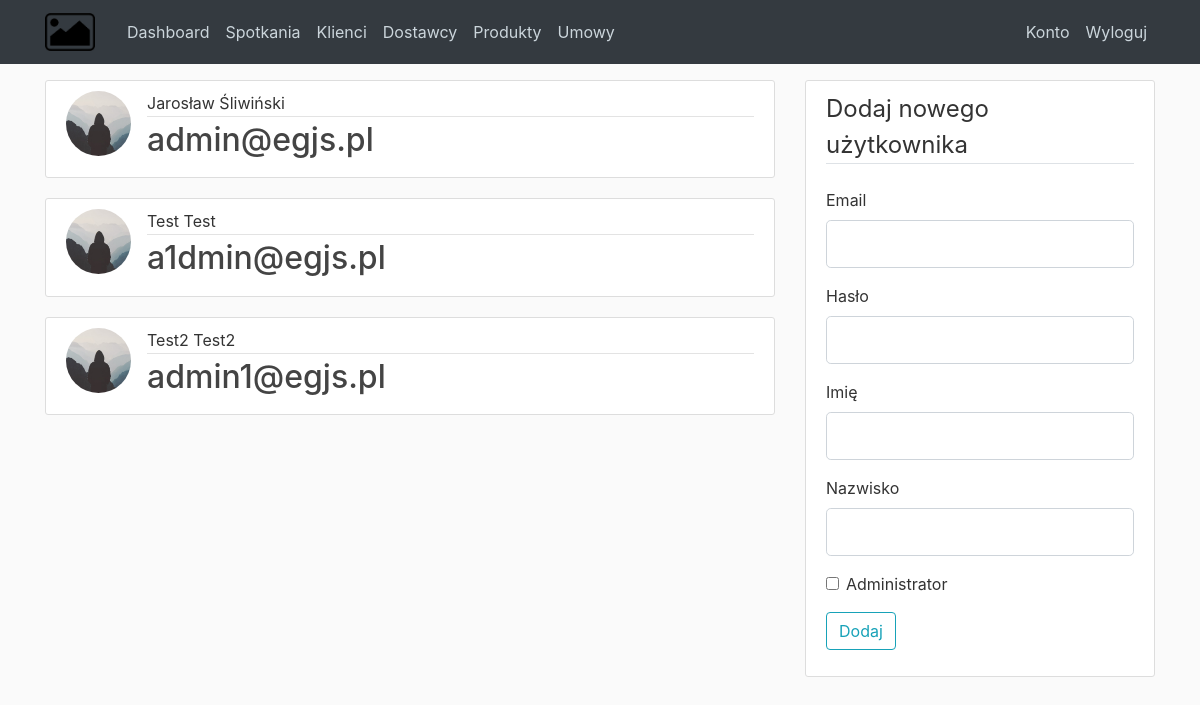
/users, run on an earlier commit of the app's database.
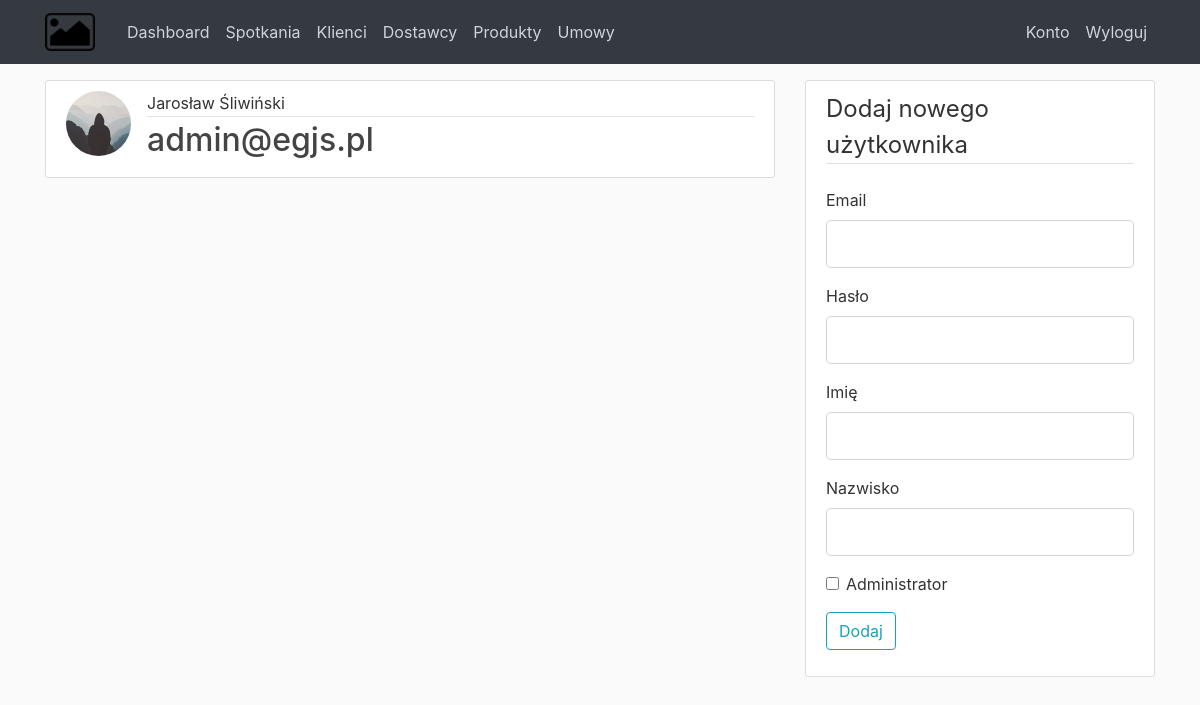
And on a later commit of the database.
### CRM/models.py (models this page shows, shortened)
class User(db.Model, UserMixin):
    id = db.Column(db.Integer, primary_key=True)
    email = db.Column(db.String(120), unique=True, nullable=False)
    image_file = db.Column(db.String(20), nullable=False, default='default.jpg')
    name = db.Column(db.String(25), nullable=False)
    last_name = db.Column(db.String(45), nullable=False)
    password = db.Column(db.String(60), nullable=False)
    admin = db.Column(db.Boolean, default=False, nullable=False)
    meetings = db.relationship('Meeting', backref='who', lazy=True, cascade="all, delete-orphan")
    contracts = db.relationship('Contract', backref='user', lazy=True, cascade="all, delete-orphan")
    def full_name(self):
        return f"{self.name} {self.last_name}"

### CRM/routes.py (the view, shortened to what this page needs)
@app.route("/users", methods=['GET', 'POST'])
def users():
    form = RegistrationForm()
    users = User.query.all()
    return render_template('users.html', title='Użytkownicy', form=form, users=users)

### CRM/forms.py (shortened to what this page needs)
class RegistrationForm(FlaskForm):
    email = StringField('Email', validators=[InputRequired("Podaj adres email"), Email("Podaj poprawny adres email")])
    password = PasswordField('Hasło', validators=[InputRequired("Podaj hasło")])
    name = StringField('Imię', validators=[InputRequired("Podaj imię")])
    last_name = StringField('Nazwisko', validators=[InputRequired("Podaj nazwisko")])
    admin = BooleanField('Administrator')
    submit = SubmitField('Dodaj')

### CRM/templates/users.html
{% extends "base.html" %}
{% block content %}
{% for user in users %}
<article class="media content-section">
    <img class="rounded-circle article-img"
    src="{{ url_for('static', filename='profile_pics/' + user.image_file) }}">
  <div class="media-body">
    <div class="article-metadata">
      <a class="mr-2">{{ user.full_name() }}</a><br>
    </div>
    <h2><a class="article-title" href="{{ url_for('user', user_id=user.id) }}">{{ user.email }}</a></h2>
  </div>
</article>
{% endfor %}
{% endblock content %}
{% block sidebar %}
{% include "partials/add_user_sidebar.html" %}
{% endblock sidebar %}

What changed in the data, as far as the page shows it:
removed User: image_file (placeholder picture), full_name "Test Test", email "a1dmin@egjs.pl"
removed User: image_file (placeholder picture), full_name "Test2 Test2", email "admin1@egjs.pl"
